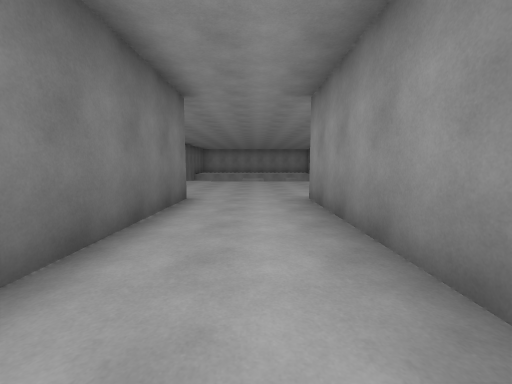
[1] (above)

19 first-person views from a walk through a scene from a Unity 3-D project. The camera is 1.3 m above the floor, tilts 6° down and sees 90° across. The floor is counted in squares, 2 m on a side. Each view is taken from the middle of a square. On the plan, view 1 faces up. The plan holds only what a view shows up to about 9 squares ahead; the rest is blank. The place goes on beyond the plan. The player is left out. Some animated figures are not drawn.

[2]
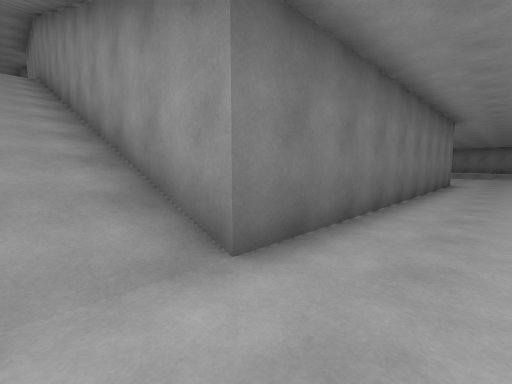

[3]
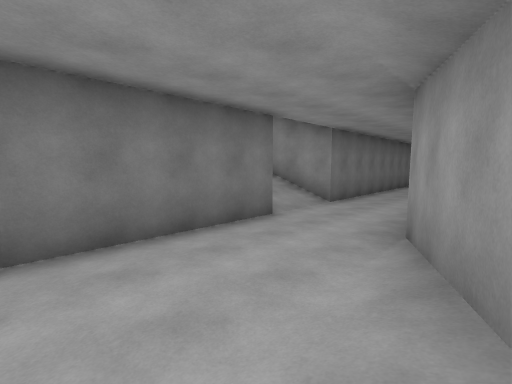

[4]
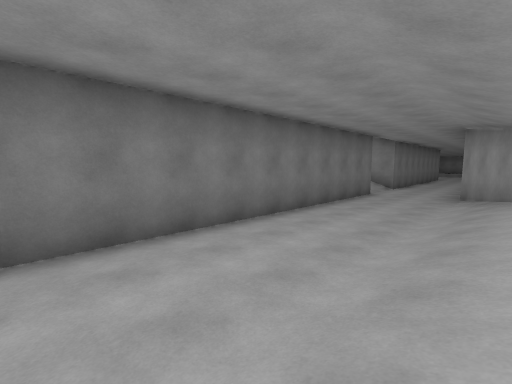

[5]
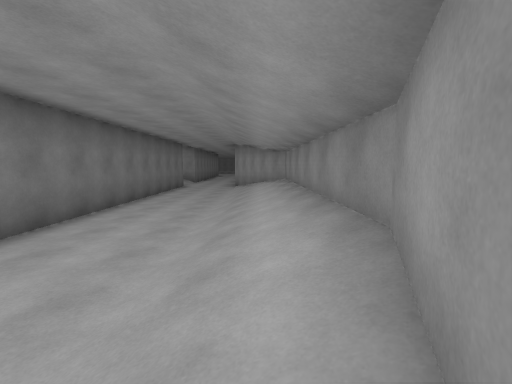

[6]
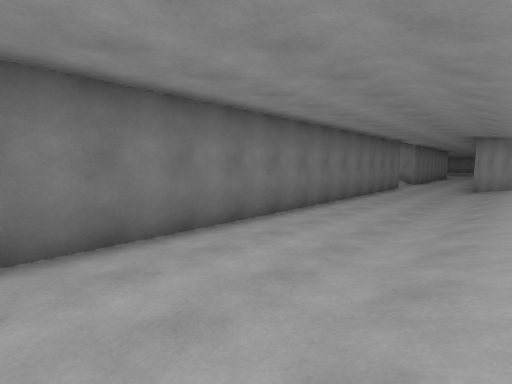

[7]
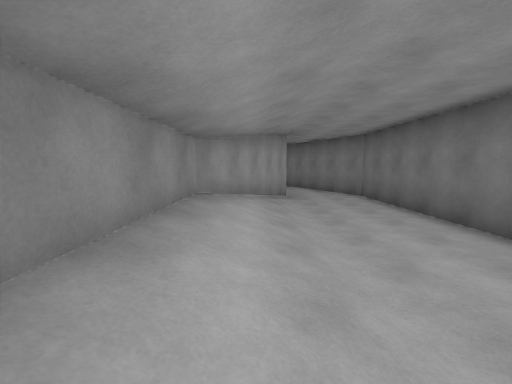

[8]
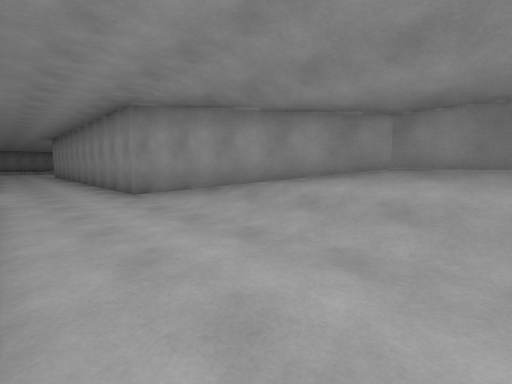

[9]
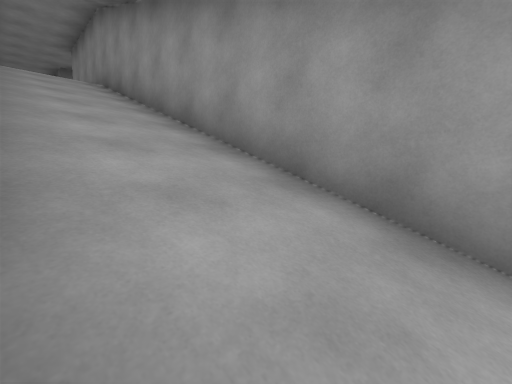

[10]
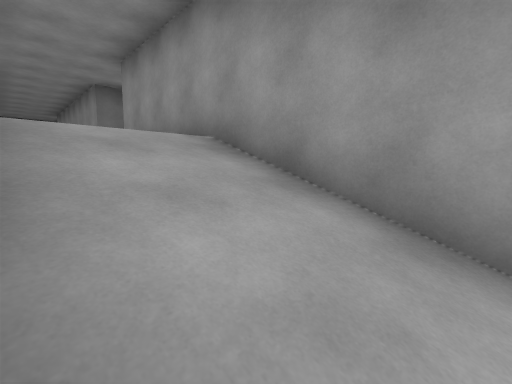

[11]
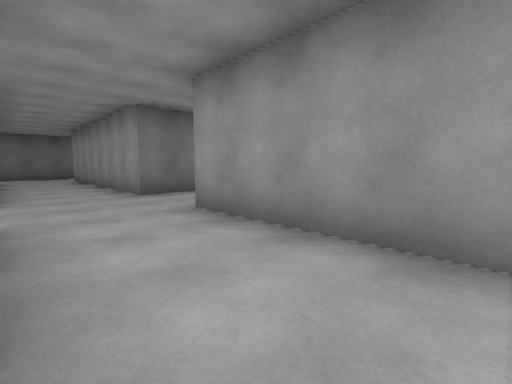

[12]
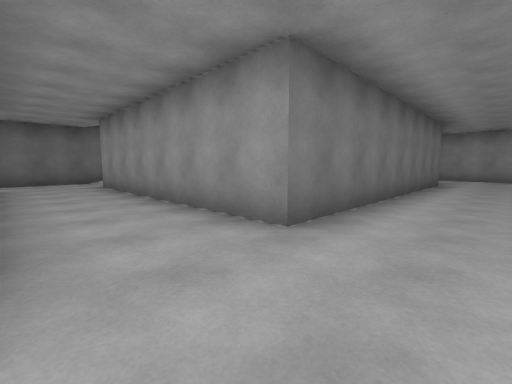

[13]
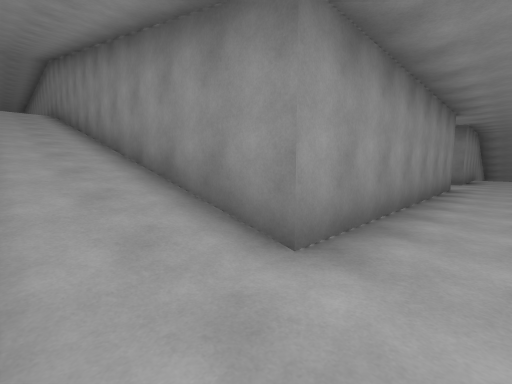

[14]
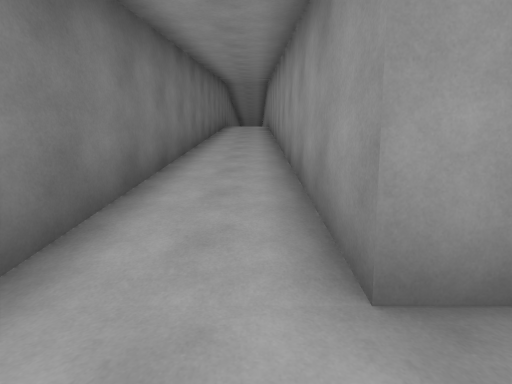

[15]
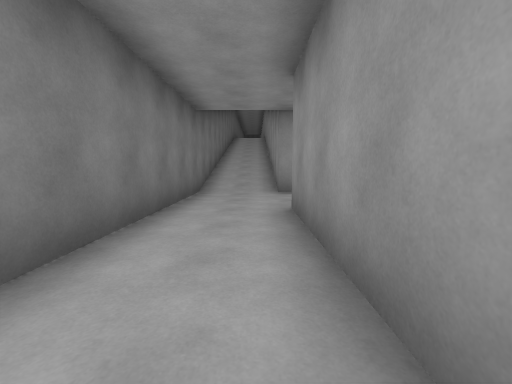

[16]
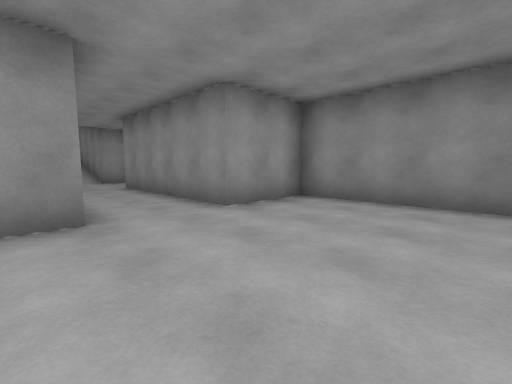

[17]
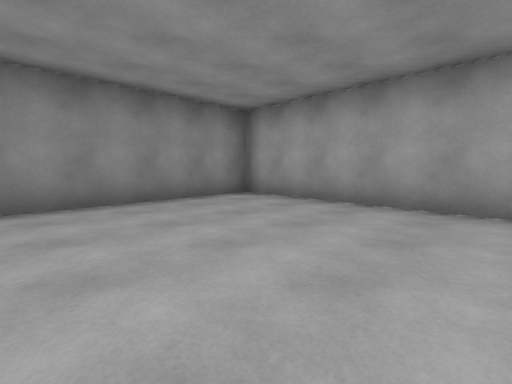

[18]
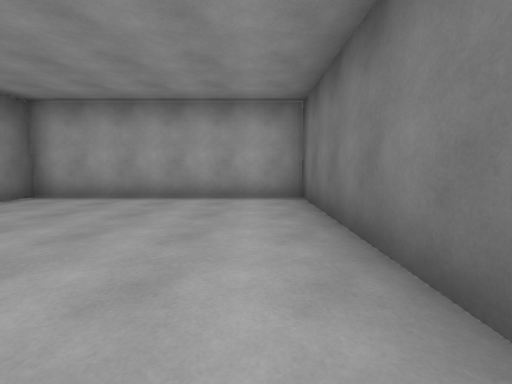

[19]
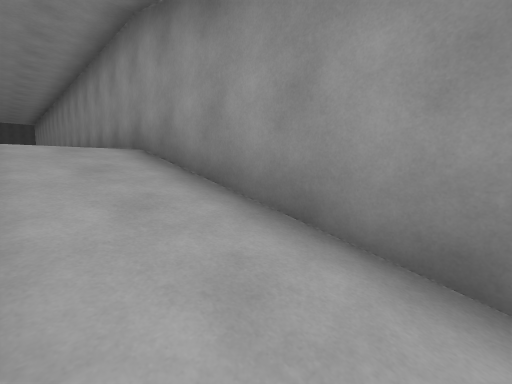

### Floor plan
Key: @ floor where view 1 was taken; # wall or solid block; . main floor; : floor 4.75 m higher than the main floor; - floor 6.75 m lower than the main floor; / step, stairs or slope.
Columns run from 27 left of view 1 to 3 right of it. Each row starts with its distance up from view 1.
 12     #
 11     #
 10     #
  9     #                    ----
  8     #                    ----
  7   ::#                    ----
  6   //#                    ----
  5   //#      ..            #--#
  4  #//#     #..            #--#
  3  #//#     #..            #--#
  2  #//#     #..            #--#
  1  #//#     #..            #--#
  0  #//#     #..            #-@#
 -1  #//#     #..            #--#
 -2  #//#     #..            #--#
 -3  #//#     #..            #--#
 -4  #..#######..#############--#
 -5  #..............//////////--#
 -6  #..............//////////--##
 -7  #..#                    #--/#
 -8  #..#                    #--/#
 -9  #..#                    #--/##
-10  #..###                  #--//#
-11  .....#                  #--//#
-12 #.....#                  #--//#
-13 #.....#                  #--//#
-14 #.....#                  #--//#
-15 #.....#                  #--//#
-16 #.....#                  #--//#
-17 #######                  #--//#
-18                          #--//#
-19                          #--/#
-20                          #--/#

Positions as (right, up) in squares from view 1, and headings:
1: (0, 0), facing up
2: (0, -5), facing up-left
3: (2, -10), facing up-left
4: (2, -15), facing up-left
5: (2, -18), facing up
6: (2, -18), facing up-left
7: (2, -13), facing down
8: (-1, -12), facing up-right
9: (-3, -6), facing up-left
10: (-8, -6), facing up-left
11: (-11, -6), facing up-left
12: (-15, -6), facing up-left
13: (-25, -5), facing up-right
14: (-24, -5), facing up
15: (-24, -10), facing up
16: (-26, -14), facing up-right
17: (-26, -12), facing down-right
18: (-26, -11), facing down
19: (-25, 3), facing up-right
